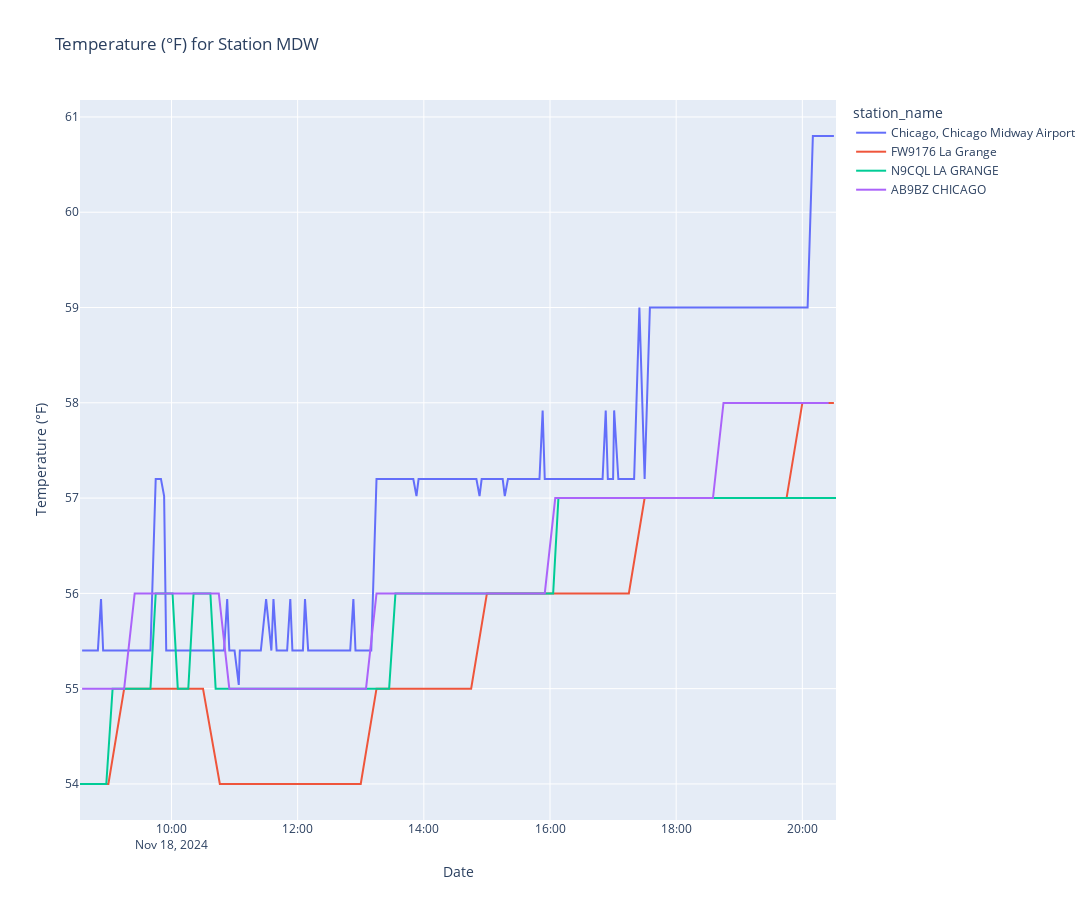

The notebook cell saved with this chart:
### Code cell
import pandas as pd
pd.options.plotting.backend = "plotly"

import plotly.express as px

fig = px.line(res_df, x="date_time", y="temperature_f", color="station_name", title=f"Temperature (°F) for Station {station}", width=1800, height=900)
fig.update_traces(mode="lines", hovertemplate=None)
fig.update_layout(hovermode="x")
fig.update_yaxes(title="Temperature (°F)")
fig.update_xaxes(title="Date")

fig.show()
